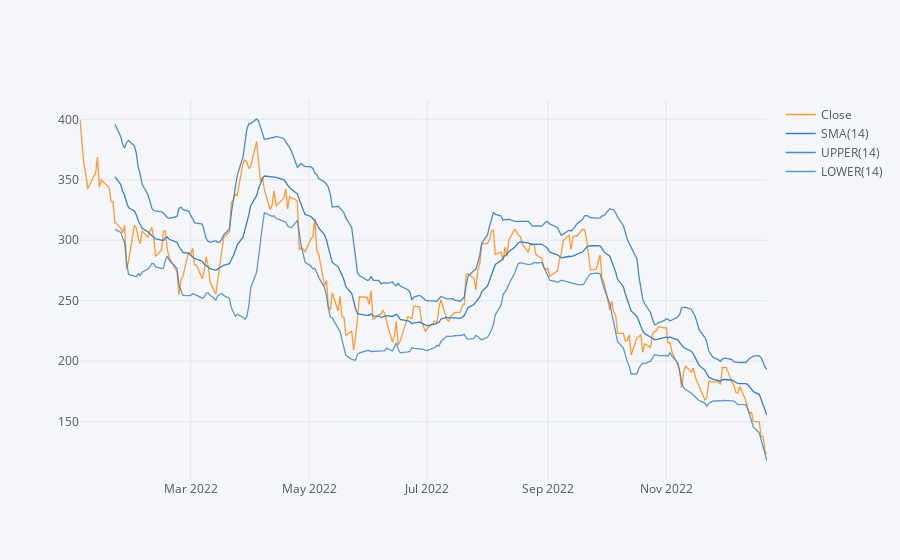

Notebook cell for this chart:
### Code cell
TS['Close']['2022-01-01':'2022-12-23'].ta_plot(study='boll')

### Figure 1 — Plotly figure (JSON) as saved in the notebook; plotly's stock layout.template omitted (floating-point values rounded to 4 significant figures; data arrays with more than 128 entries replaced by an {"elided": "..."} marker saying what was removed)
{"data": [{"line": {"color": "rgba(255, 153, 51, 1.0)", "dash": "solid", "shape": "linear", "width": 1.3}, "mode": "lines", "name": "Close", "text": "", "type": "scatter", "x": {"elided": "247 str values"}, "y": {"elided": "247 float values"}}, {"line": {"color": "rgba(55, 128, 191, 1.0)", "dash": "solid", "shape": "linear", "width": 1.3}, "mode": "lines", "name": "SMA(14)", "text": "", "type": "scatter", "x": {"elided": "247 str values"}, "y": {"elided": "247 mixed values"}}, {"line": {"color": "rgba(55, 128, 191, 0.8999999999999999)", "dash": "solid", "shape": "linear", "width": 1.3}, "mode": "lines", "name": "UPPER(14)", "text": "", "type": "scatter", "x": {"elided": "247 str values"}, "y": {"elided": "247 mixed values"}}, {"line": {"color": "rgba(55, 128, 191, 0.7999999999999998)", "dash": "solid", "shape": "linear", "width": 1.3}, "mode": "lines", "name": "LOWER(14)", "text": "", "type": "scatter", "x": {"elided": "247 str values"}, "y": {"elided": "247 mixed values"}}], "layout": {"legend": {"bgcolor": "#F5F6F9", "font": {"color": "#4D5663"}}, "paper_bgcolor": "#F5F6F9", "plot_bgcolor": "#F5F6F9", "title": {"font": {"color": "#4D5663"}}, "xaxis": {"gridcolor": "#E1E5ED", "showgrid": true, "tickfont": {"color": "#4D5663"}, "title": {"font": {"color": "#4D5663"}, "text": ""}, "zerolinecolor": "#E1E5ED"}, "yaxis": {"gridcolor": "#E1E5ED", "showgrid": true, "tickfont": {"color": "#4D5663"}, "title": {"font": {"color": "#4D5663"}, "text": ""}, "zerolinecolor": "#E1E5ED"}}}
